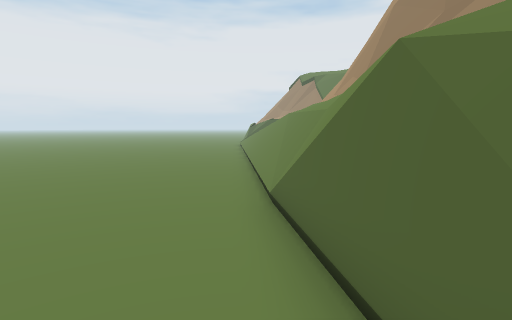
[1] (above)

21 first-person views from a walk through a 3-D level made in the Unity game engine. The camera is 1.4 m above the floor, tilts 6° down and sees 80° across. The floor is counted in squares, 1 m on a side. Each view is taken from the middle of a square. On the plan, view 1 faces up. The plan holds only what a view shows up to about 14 squares ahead; the rest is blank. The place goes on beyond the plan. The player character is not drawn.

[2]
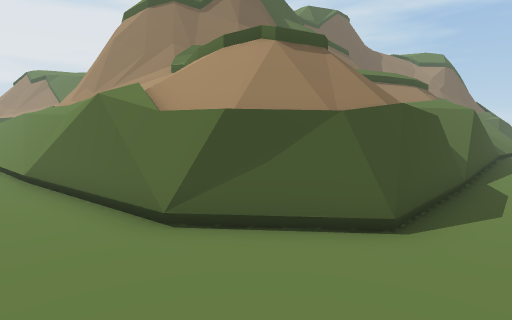

[3]
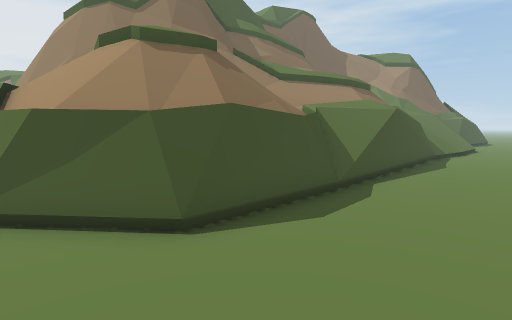

[4]
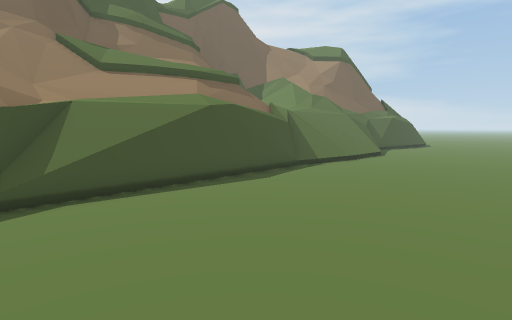

[5]
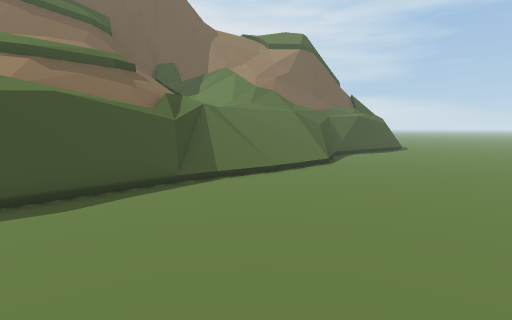

[6]
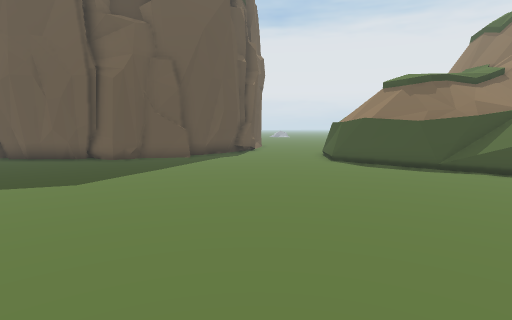

[7]
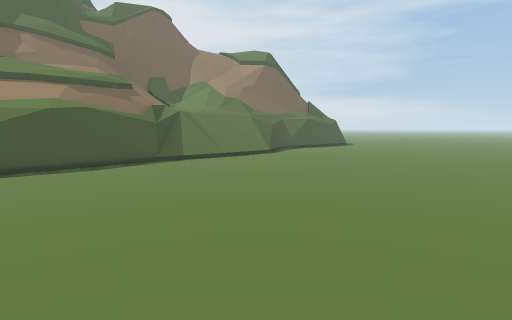

[8]
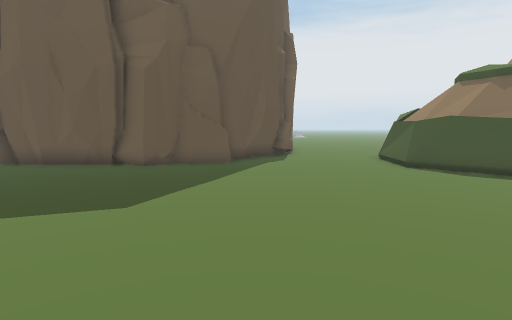

[9]
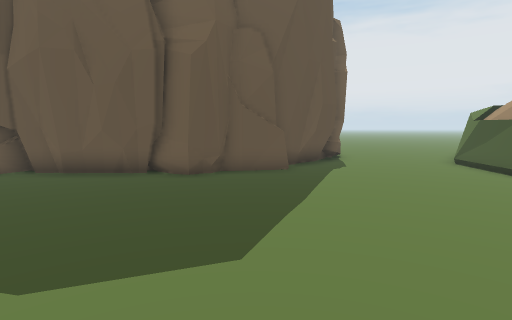

[10]
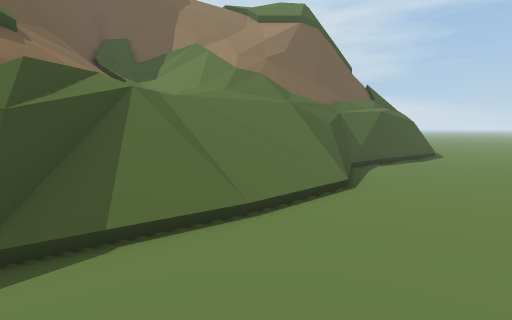

[11]
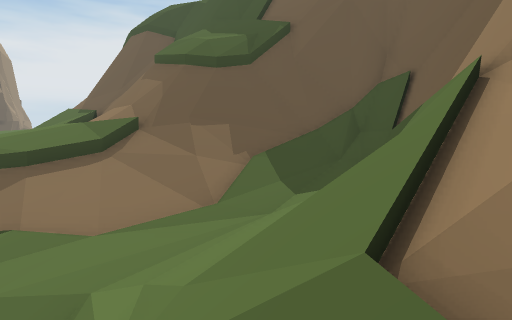

[12]
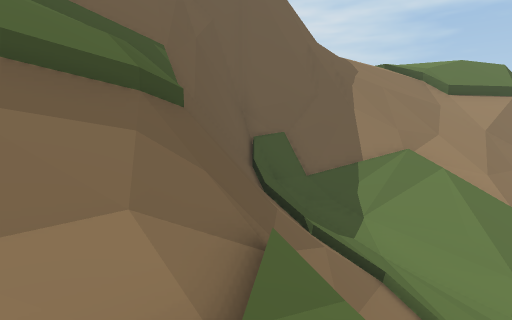

[13]
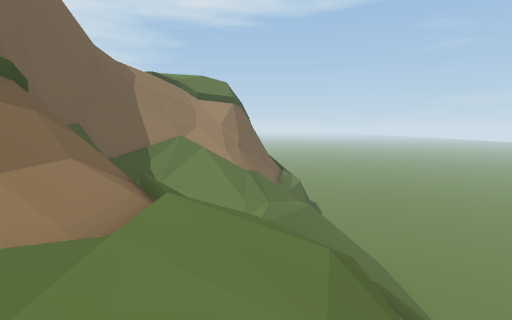

[14]
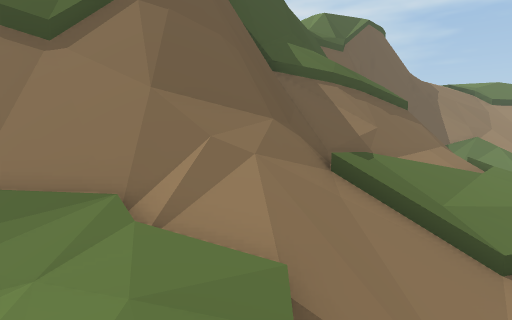

[15]
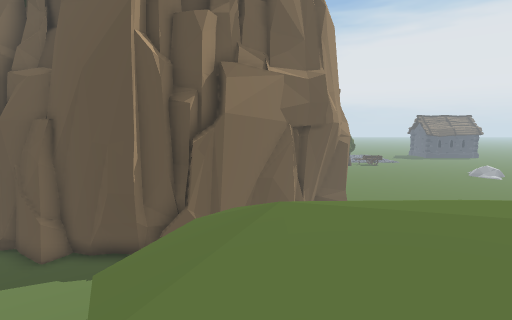

[16]
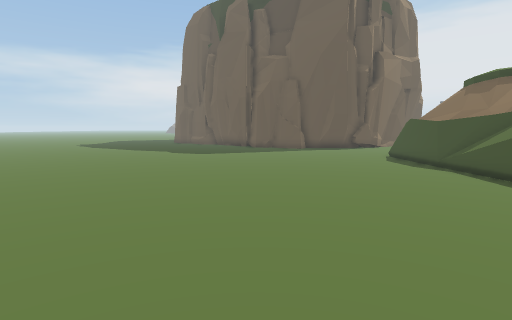

[17]
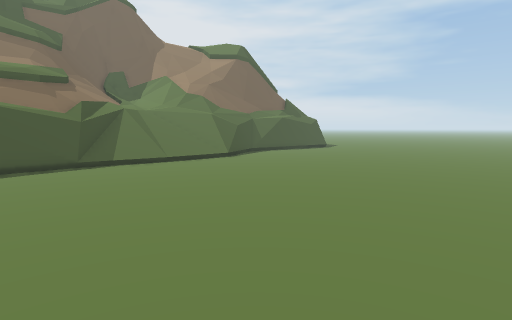

[18]
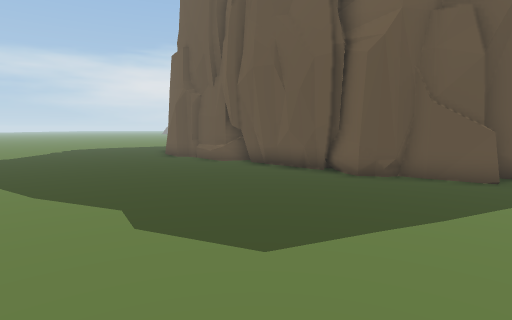

[19]
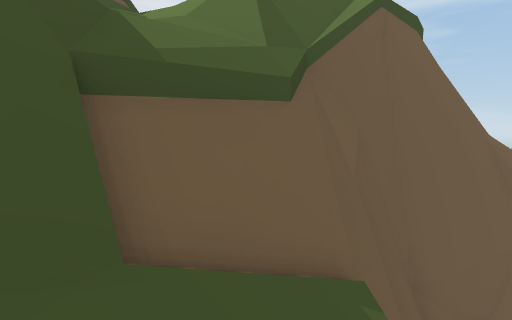

[20]
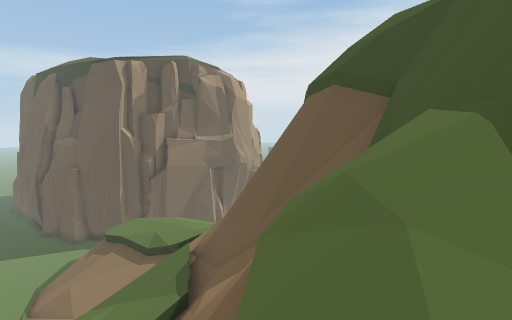

[21]
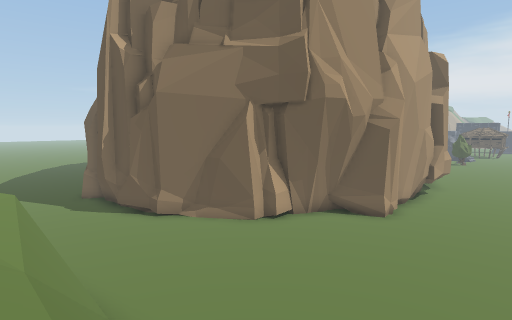

### Floor plan
Key: @ floor where view 1 was taken; # wall or solid block; x gap in a wall; . main floor; : floor 4 m higher than the main floor; / step, stairs or slope; = window, fence, low wall or low ledge; ^ raised ledge; v drop or lower ground.
Columns run from 15 left of view 1 to 24 right of it. Each row starts with its distance up from view 1.
 11       .........///#^
 10 ...............///#^           ^==^
  9 ...............///=#^      ^^^^#=^^^^^#^
  8 .............../// =^^^# #^^#=///vv###v=
  7  ............../=/ /=^##^^^# ////v===##
  6   ####........./=/ //===#^^=vv///v=//=#v
  5      #..........#/  /////=#===///=///===
  4      ###........#  /////////////////////
  3        ###......#////://////////////////
  2          #......#///:///////////////////
  1          ##.....v///////////////////////
  0           ##...@=#//////////////////////
 -1            ##....=#////=///////==//////=
 -2            ##.....======x===#v==//////==
 -3             #...........................
 -4             #...........................
 -5             #...........................
 -6            ##...........................
 -7            ##...........................
 -8            #............................
 -9           ##............................
-10          ##.............................
-11         ##..............................
-12       ###...............................
-13       ##................................
-14       #............................

Positions as (right, up) in squares from view 1, and headings:
1: (0, 0), facing up
2: (-1, -4), facing up-right
3: (1, -6), facing up-right
4: (7, -9), facing up-right
5: (12, -9), facing up-right
6: (10, -14), facing up-left
7: (10, -14), facing up-right
8: (7, -14), facing up-left
9: (4, -14), facing up-left
10: (16, -6), facing up-right
11: (24, 1), facing up-left
12: (15, 2), facing up-right
13: (12, 2), facing right
14: (6, 2), facing up-right
15: (7, 1), facing left
16: (18, -9), facing left
17: (13, -14), facing up-right
18: (5, -12), facing left
19: (16, 7), facing up-right
20: (17, 6), facing left
21: (2, 11), facing down-left
